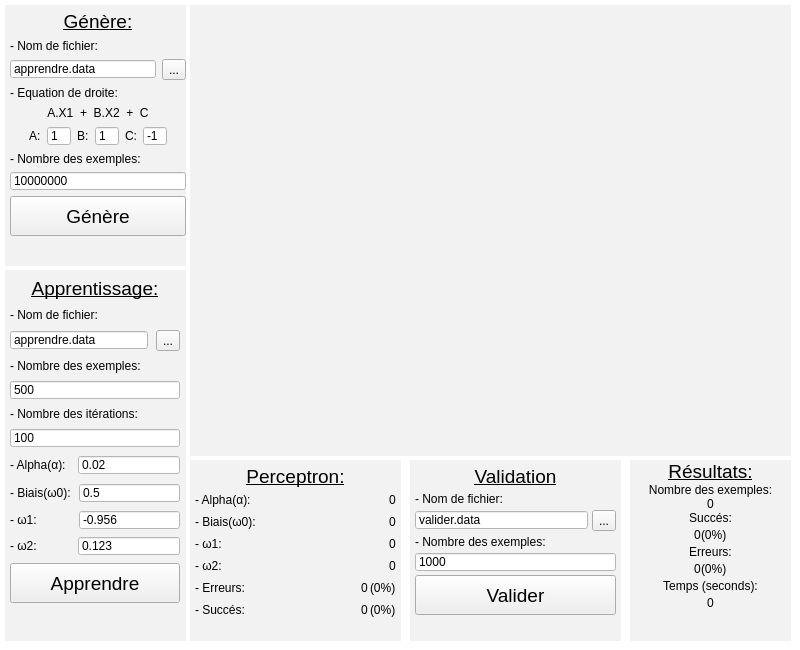
<?xml version="1.0" encoding="UTF-8"?>
<ui version="4.0">
 <class>MainWindow</class>
 <widget class="QMainWindow" name="MainWindow">
  <property name="windowModality">
   <enum>Qt::NonModal</enum>
  </property>
  <property name="geometry">
   <rect>
    <x>0</x>
    <y>0</y>
    <width>800</width>
    <height>650</height>
   </rect>
  </property>
  <property name="windowTitle">
   <string>MainWindow</string>
  </property>
  <property name="styleSheet">
   <string notr="true">QMainWindow {
	background-color: white;
	font-family: Arial;
}

QFrame {
	background-color:  #f2f2f2;
	border: 0;
}

QLabel {
	color: black;
}

QLineEdit {
	background-color: white;
}

QLineEdit {
	padding: 0px 1px 0px 1px;
}
</string>
  </property>
  <widget class="QWidget" name="centralwidget">
   <widget class="QFrame" name="frame">
    <property name="geometry">
     <rect>
      <x>5</x>
      <y>5</y>
      <width>181</width>
      <height>261</height>
     </rect>
    </property>
    <property name="frameShape">
     <enum>QFrame::StyledPanel</enum>
    </property>
    <property name="frameShadow">
     <enum>QFrame::Raised</enum>
    </property>
    <widget class="QWidget" name="verticalLayoutWidget">
     <property name="geometry">
      <rect>
       <x>0</x>
       <y>0</y>
       <width>187</width>
       <height>314</height>
      </rect>
     </property>
     <layout class="QVBoxLayout" name="verticalLayout">
      <property name="leftMargin">
       <number>5</number>
      </property>
      <property name="topMargin">
       <number>5</number>
      </property>
      <property name="rightMargin">
       <number>6</number>
      </property>
      <item>
       <widget class="QLabel" name="label">
        <property name="font">
         <font>
          <pointsize>14</pointsize>
          <underline>true</underline>
         </font>
        </property>
        <property name="text">
         <string>Génère:</string>
        </property>
        <property name="alignment">
         <set>Qt::AlignCenter</set>
        </property>
       </widget>
      </item>
      <item>
       <widget class="QLabel" name="label_2">
        <property name="text">
         <string>- Nom de fichier:</string>
        </property>
       </widget>
      </item>
      <item>
       <layout class="QHBoxLayout" name="horizontalLayout">
        <item>
         <widget class="QLineEdit" name="genere_fichier">
          <property name="text">
           <string>apprendre.data</string>
          </property>
         </widget>
        </item>
        <item>
         <widget class="QToolButton" name="genereFichierButton">
          <property name="text">
           <string>...</string>
          </property>
         </widget>
        </item>
       </layout>
      </item>
      <item>
       <widget class="QLabel" name="label_3">
        <property name="text">
         <string>- Equation de droite:</string>
        </property>
       </widget>
      </item>
      <item>
       <widget class="QLabel" name="label_4">
        <property name="text">
         <string>A.X1  +  B.X2  +  C</string>
        </property>
        <property name="alignment">
         <set>Qt::AlignCenter</set>
        </property>
       </widget>
      </item>
      <item>
       <layout class="QHBoxLayout" name="horizontalLayout_2">
        <property name="spacing">
         <number>6</number>
        </property>
        <item>
         <spacer name="horizontalSpacer_2">
          <property name="orientation">
           <enum>Qt::Horizontal</enum>
          </property>
          <property name="sizeHint" stdset="0">
           <size>
            <width>40</width>
            <height>20</height>
           </size>
          </property>
         </spacer>
        </item>
        <item>
         <widget class="QLabel" name="label_5">
          <property name="maximumSize">
           <size>
            <width>12</width>
            <height>16777215</height>
           </size>
          </property>
          <property name="text">
           <string>A:</string>
          </property>
         </widget>
        </item>
        <item>
         <widget class="QLineEdit" name="genere_a">
          <property name="maximumSize">
           <size>
            <width>32</width>
            <height>16777215</height>
           </size>
          </property>
          <property name="text">
           <string>1</string>
          </property>
         </widget>
        </item>
        <item>
         <widget class="QLabel" name="label_6">
          <property name="sizePolicy">
           <sizepolicy hsizetype="Preferred" vsizetype="Preferred">
            <horstretch>0</horstretch>
            <verstretch>0</verstretch>
           </sizepolicy>
          </property>
          <property name="maximumSize">
           <size>
            <width>20</width>
            <height>16777215</height>
           </size>
          </property>
          <property name="text">
           <string>B:</string>
          </property>
         </widget>
        </item>
        <item>
         <widget class="QLineEdit" name="genere_b">
          <property name="maximumSize">
           <size>
            <width>32</width>
            <height>16777215</height>
           </size>
          </property>
          <property name="text">
           <string>1</string>
          </property>
         </widget>
        </item>
        <item>
         <widget class="QLabel" name="label_7">
          <property name="maximumSize">
           <size>
            <width>20</width>
            <height>16777215</height>
           </size>
          </property>
          <property name="text">
           <string>C:</string>
          </property>
         </widget>
        </item>
        <item>
         <widget class="QLineEdit" name="genere_c">
          <property name="maximumSize">
           <size>
            <width>32</width>
            <height>16777215</height>
           </size>
          </property>
          <property name="text">
           <string>-1</string>
          </property>
         </widget>
        </item>
        <item>
         <spacer name="horizontalSpacer">
          <property name="orientation">
           <enum>Qt::Horizontal</enum>
          </property>
          <property name="sizeHint" stdset="0">
           <size>
            <width>40</width>
            <height>20</height>
           </size>
          </property>
         </spacer>
        </item>
       </layout>
      </item>
      <item>
       <widget class="QLabel" name="label_8">
        <property name="text">
         <string>- Nombre des exemples:</string>
        </property>
       </widget>
      </item>
      <item>
       <widget class="QLineEdit" name="genere_nombre_exemple">
        <property name="inputMask">
         <string/>
        </property>
        <property name="text">
         <string>10000000</string>
        </property>
        <property name="maxLength">
         <number>8</number>
        </property>
       </widget>
      </item>
      <item>
       <widget class="QPushButton" name="genereButton">
        <property name="minimumSize">
         <size>
          <width>0</width>
          <height>40</height>
         </size>
        </property>
        <property name="font">
         <font>
          <pointsize>14</pointsize>
         </font>
        </property>
        <property name="text">
         <string>Génère</string>
        </property>
        <property name="flat">
         <bool>false</bool>
        </property>
       </widget>
      </item>
      <item>
       <spacer name="verticalSpacer">
        <property name="orientation">
         <enum>Qt::Vertical</enum>
        </property>
        <property name="sizeHint" stdset="0">
         <size>
          <width>20</width>
          <height>40</height>
         </size>
        </property>
       </spacer>
      </item>
     </layout>
    </widget>
   </widget>
   <widget class="QFrame" name="frame_2">
    <property name="geometry">
     <rect>
      <x>5</x>
      <y>270</y>
      <width>181</width>
      <height>371</height>
     </rect>
    </property>
    <property name="frameShape">
     <enum>QFrame::StyledPanel</enum>
    </property>
    <property name="frameShadow">
     <enum>QFrame::Raised</enum>
    </property>
    <widget class="QWidget" name="verticalLayoutWidget_2">
     <property name="geometry">
      <rect>
       <x>0</x>
       <y>0</y>
       <width>181</width>
       <height>496</height>
      </rect>
     </property>
     <layout class="QVBoxLayout" name="verticalLayout_3">
      <property name="spacing">
       <number>8</number>
      </property>
      <property name="leftMargin">
       <number>5</number>
      </property>
      <property name="topMargin">
       <number>7</number>
      </property>
      <property name="rightMargin">
       <number>6</number>
      </property>
      <item>
       <widget class="QLabel" name="label_17">
        <property name="font">
         <font>
          <pointsize>14</pointsize>
          <underline>true</underline>
         </font>
        </property>
        <property name="text">
         <string>Apprentissage:</string>
        </property>
        <property name="alignment">
         <set>Qt::AlignCenter</set>
        </property>
       </widget>
      </item>
      <item>
       <widget class="QLabel" name="label_18">
        <property name="text">
         <string>- Nom de fichier:</string>
        </property>
       </widget>
      </item>
      <item>
       <layout class="QHBoxLayout" name="horizontalLayout_5">
        <item>
         <widget class="QLineEdit" name="apprendre_fichier">
          <property name="text">
           <string>apprendre.data</string>
          </property>
         </widget>
        </item>
        <item>
         <widget class="QToolButton" name="apprendreFichierButton">
          <property name="text">
           <string>...</string>
          </property>
         </widget>
        </item>
       </layout>
      </item>
      <item>
       <widget class="QLabel" name="label_24">
        <property name="text">
         <string>- Nombre des exemples:</string>
        </property>
       </widget>
      </item>
      <item>
       <widget class="QLineEdit" name="apprendre_nombre_exemple">
        <property name="inputMask">
         <string/>
        </property>
        <property name="text">
         <string>500</string>
        </property>
        <property name="maxLength">
         <number>8</number>
        </property>
       </widget>
      </item>
      <item>
       <widget class="QLabel" name="label_25">
        <property name="text">
         <string>- Nombre des itérations:</string>
        </property>
       </widget>
      </item>
      <item>
       <widget class="QLineEdit" name="apprendre_nombre_iteration">
        <property name="inputMask">
         <string/>
        </property>
        <property name="text">
         <string>100</string>
        </property>
        <property name="maxLength">
         <number>8</number>
        </property>
       </widget>
      </item>
      <item>
       <layout class="QHBoxLayout" name="horizontalLayout_6">
        <property name="spacing">
         <number>6</number>
        </property>
        <item>
         <widget class="QLabel" name="label_19">
          <property name="maximumSize">
           <size>
            <width>56</width>
            <height>16777215</height>
           </size>
          </property>
          <property name="text">
           <string>- Alpha(α):</string>
          </property>
         </widget>
        </item>
        <item>
         <spacer name="horizontalSpacer_5">
          <property name="orientation">
           <enum>Qt::Horizontal</enum>
          </property>
          <property name="sizeType">
           <enum>QSizePolicy::Expanding</enum>
          </property>
          <property name="sizeHint" stdset="0">
           <size>
            <width>15</width>
            <height>20</height>
           </size>
          </property>
         </spacer>
        </item>
        <item>
         <widget class="QLineEdit" name="apprendreAlpha">
          <property name="maximumSize">
           <size>
            <width>119</width>
            <height>16777215</height>
           </size>
          </property>
          <property name="text">
           <string>0.02</string>
          </property>
         </widget>
        </item>
       </layout>
      </item>
      <item>
       <layout class="QHBoxLayout" name="horizontalLayout_7">
        <property name="spacing">
         <number>6</number>
        </property>
        <item>
         <widget class="QLabel" name="label_20">
          <property name="maximumSize">
           <size>
            <width>60</width>
            <height>16777215</height>
           </size>
          </property>
          <property name="text">
           <string>- Biais(ω0):</string>
          </property>
         </widget>
        </item>
        <item>
         <spacer name="horizontalSpacer_6">
          <property name="orientation">
           <enum>Qt::Horizontal</enum>
          </property>
          <property name="sizeHint" stdset="0">
           <size>
            <width>13</width>
            <height>20</height>
           </size>
          </property>
         </spacer>
        </item>
        <item>
         <widget class="QLineEdit" name="apprendre_biais">
          <property name="maximumSize">
           <size>
            <width>123</width>
            <height>16777215</height>
           </size>
          </property>
          <property name="text">
           <string>0.5</string>
          </property>
         </widget>
        </item>
       </layout>
      </item>
      <item>
       <layout class="QHBoxLayout" name="horizontalLayout_8">
        <property name="spacing">
         <number>6</number>
        </property>
        <item>
         <widget class="QLabel" name="label_21">
          <property name="maximumSize">
           <size>
            <width>60</width>
            <height>16777215</height>
           </size>
          </property>
          <property name="text">
           <string>- ω1:</string>
          </property>
         </widget>
        </item>
        <item>
         <spacer name="horizontalSpacer_8">
          <property name="orientation">
           <enum>Qt::Horizontal</enum>
          </property>
          <property name="sizeHint" stdset="0">
           <size>
            <width>45</width>
            <height>0</height>
           </size>
          </property>
         </spacer>
        </item>
        <item>
         <widget class="QLineEdit" name="apprendre_w1">
          <property name="maximumSize">
           <size>
            <width>123</width>
            <height>16777215</height>
           </size>
          </property>
          <property name="text">
           <string>-0.956</string>
          </property>
         </widget>
        </item>
       </layout>
      </item>
      <item>
       <layout class="QHBoxLayout" name="horizontalLayout_9">
        <property name="spacing">
         <number>6</number>
        </property>
        <item>
         <widget class="QLabel" name="label_22">
          <property name="maximumSize">
           <size>
            <width>60</width>
            <height>16777215</height>
           </size>
          </property>
          <property name="text">
           <string>- ω2:</string>
          </property>
         </widget>
        </item>
        <item>
         <spacer name="horizontalSpacer_9">
          <property name="orientation">
           <enum>Qt::Horizontal</enum>
          </property>
          <property name="sizeHint" stdset="0">
           <size>
            <width>44</width>
            <height>0</height>
           </size>
          </property>
         </spacer>
        </item>
        <item>
         <widget class="QLineEdit" name="apprendre_w2">
          <property name="maximumSize">
           <size>
            <width>119</width>
            <height>16777215</height>
           </size>
          </property>
          <property name="text">
           <string>0.123</string>
          </property>
         </widget>
        </item>
       </layout>
      </item>
      <item>
       <widget class="QPushButton" name="apprendreButton">
        <property name="minimumSize">
         <size>
          <width>0</width>
          <height>40</height>
         </size>
        </property>
        <property name="font">
         <font>
          <pointsize>14</pointsize>
         </font>
        </property>
        <property name="text">
         <string>Apprendre</string>
        </property>
        <property name="flat">
         <bool>false</bool>
        </property>
       </widget>
      </item>
      <item>
       <spacer name="verticalSpacer_3">
        <property name="orientation">
         <enum>Qt::Vertical</enum>
        </property>
        <property name="sizeHint" stdset="0">
         <size>
          <width>20</width>
          <height>0</height>
         </size>
        </property>
       </spacer>
      </item>
     </layout>
    </widget>
   </widget>
   <widget class="QFrame" name="frame_3">
    <property name="geometry">
     <rect>
      <x>190</x>
      <y>460</y>
      <width>211</width>
      <height>181</height>
     </rect>
    </property>
    <property name="frameShape">
     <enum>QFrame::StyledPanel</enum>
    </property>
    <property name="frameShadow">
     <enum>QFrame::Raised</enum>
    </property>
    <widget class="QWidget" name="verticalLayoutWidget_3">
     <property name="geometry">
      <rect>
       <x>0</x>
       <y>0</y>
       <width>211</width>
       <height>181</height>
      </rect>
     </property>
     <layout class="QVBoxLayout" name="verticalLayout_4">
      <property name="spacing">
       <number>2</number>
      </property>
      <property name="leftMargin">
       <number>5</number>
      </property>
      <property name="topMargin">
       <number>5</number>
      </property>
      <property name="rightMargin">
       <number>5</number>
      </property>
      <item>
       <widget class="QLabel" name="label_23">
        <property name="font">
         <font>
          <pointsize>14</pointsize>
          <underline>true</underline>
         </font>
        </property>
        <property name="text">
         <string>Perceptron:</string>
        </property>
        <property name="alignment">
         <set>Qt::AlignCenter</set>
        </property>
       </widget>
      </item>
      <item>
       <layout class="QHBoxLayout" name="horizontalLayout_10">
        <item>
         <widget class="QLabel" name="label_26">
          <property name="text">
           <string>- Alpha(α):</string>
          </property>
         </widget>
        </item>
        <item>
         <spacer name="horizontalSpacer_7">
          <property name="orientation">
           <enum>Qt::Horizontal</enum>
          </property>
          <property name="sizeHint" stdset="0">
           <size>
            <width>40</width>
            <height>20</height>
           </size>
          </property>
         </spacer>
        </item>
        <item>
         <widget class="QLabel" name="perceptron_alpha">
          <property name="text">
           <string>0</string>
          </property>
         </widget>
        </item>
       </layout>
      </item>
      <item>
       <layout class="QHBoxLayout" name="horizontalLayout_11">
        <item>
         <widget class="QLabel" name="label_28">
          <property name="text">
           <string>- Biais(ω0):</string>
          </property>
         </widget>
        </item>
        <item>
         <spacer name="horizontalSpacer_10">
          <property name="orientation">
           <enum>Qt::Horizontal</enum>
          </property>
          <property name="sizeHint" stdset="0">
           <size>
            <width>40</width>
            <height>20</height>
           </size>
          </property>
         </spacer>
        </item>
        <item>
         <widget class="QLabel" name="perceptron_biais">
          <property name="text">
           <string>0</string>
          </property>
         </widget>
        </item>
       </layout>
      </item>
      <item>
       <layout class="QHBoxLayout" name="horizontalLayout_12">
        <item>
         <widget class="QLabel" name="label_30">
          <property name="text">
           <string>- ω1:</string>
          </property>
         </widget>
        </item>
        <item>
         <spacer name="horizontalSpacer_11">
          <property name="orientation">
           <enum>Qt::Horizontal</enum>
          </property>
          <property name="sizeHint" stdset="0">
           <size>
            <width>40</width>
            <height>20</height>
           </size>
          </property>
         </spacer>
        </item>
        <item>
         <widget class="QLabel" name="perceptron_w1">
          <property name="text">
           <string>0</string>
          </property>
         </widget>
        </item>
       </layout>
      </item>
      <item>
       <layout class="QHBoxLayout" name="horizontalLayout_13">
        <item>
         <widget class="QLabel" name="label_32">
          <property name="text">
           <string>- ω2:</string>
          </property>
         </widget>
        </item>
        <item>
         <spacer name="horizontalSpacer_12">
          <property name="orientation">
           <enum>Qt::Horizontal</enum>
          </property>
          <property name="sizeHint" stdset="0">
           <size>
            <width>40</width>
            <height>20</height>
           </size>
          </property>
         </spacer>
        </item>
        <item>
         <widget class="QLabel" name="perceptron_w2">
          <property name="text">
           <string>0</string>
          </property>
         </widget>
        </item>
       </layout>
      </item>
      <item>
       <layout class="QHBoxLayout" name="horizontalLayout_14">
        <item>
         <widget class="QLabel" name="label_34">
          <property name="text">
           <string>- Erreurs:</string>
          </property>
         </widget>
        </item>
        <item>
         <spacer name="horizontalSpacer_13">
          <property name="orientation">
           <enum>Qt::Horizontal</enum>
          </property>
          <property name="sizeHint" stdset="0">
           <size>
            <width>40</width>
            <height>20</height>
           </size>
          </property>
         </spacer>
        </item>
        <item>
         <widget class="QLabel" name="perceptron_erreurs">
          <property name="text">
           <string>0</string>
          </property>
         </widget>
        </item>
        <item>
         <widget class="QLabel" name="perceptron_erreurs_percentage">
          <property name="text">
           <string>(0%)</string>
          </property>
         </widget>
        </item>
       </layout>
      </item>
      <item>
       <layout class="QHBoxLayout" name="horizontalLayout_15">
        <item>
         <widget class="QLabel" name="label_37">
          <property name="text">
           <string>- Succés:</string>
          </property>
         </widget>
        </item>
        <item>
         <spacer name="horizontalSpacer_15">
          <property name="orientation">
           <enum>Qt::Horizontal</enum>
          </property>
          <property name="sizeHint" stdset="0">
           <size>
            <width>40</width>
            <height>20</height>
           </size>
          </property>
         </spacer>
        </item>
        <item>
         <widget class="QLabel" name="perceptron_succes">
          <property name="text">
           <string>0</string>
          </property>
         </widget>
        </item>
        <item>
         <widget class="QLabel" name="perceptron_succes_percentage">
          <property name="text">
           <string>(0%)</string>
          </property>
         </widget>
        </item>
       </layout>
      </item>
      <item>
       <spacer name="verticalSpacer_4">
        <property name="orientation">
         <enum>Qt::Vertical</enum>
        </property>
        <property name="sizeHint" stdset="0">
         <size>
          <width>20</width>
          <height>40</height>
         </size>
        </property>
       </spacer>
      </item>
     </layout>
    </widget>
   </widget>
   <widget class="QFrame" name="frame_4">
    <property name="geometry">
     <rect>
      <x>410</x>
      <y>460</y>
      <width>211</width>
      <height>181</height>
     </rect>
    </property>
    <property name="frameShape">
     <enum>QFrame::StyledPanel</enum>
    </property>
    <property name="frameShadow">
     <enum>QFrame::Raised</enum>
    </property>
    <widget class="QWidget" name="verticalLayoutWidget_4">
     <property name="geometry">
      <rect>
       <x>0</x>
       <y>0</y>
       <width>211</width>
       <height>210</height>
      </rect>
     </property>
     <layout class="QVBoxLayout" name="verticalLayout_5">
      <property name="spacing">
       <number>4</number>
      </property>
      <property name="leftMargin">
       <number>5</number>
      </property>
      <property name="topMargin">
       <number>5</number>
      </property>
      <property name="rightMargin">
       <number>5</number>
      </property>
      <item>
       <widget class="QLabel" name="label_40">
        <property name="font">
         <font>
          <pointsize>14</pointsize>
          <underline>true</underline>
         </font>
        </property>
        <property name="text">
         <string>Validation</string>
        </property>
        <property name="alignment">
         <set>Qt::AlignCenter</set>
        </property>
       </widget>
      </item>
      <item>
       <widget class="QLabel" name="label_9">
        <property name="text">
         <string>- Nom de fichier:</string>
        </property>
       </widget>
      </item>
      <item>
       <layout class="QHBoxLayout" name="horizontalLayout_3">
        <item>
         <widget class="QLineEdit" name="validation_fichier">
          <property name="text">
           <string>valider.data</string>
          </property>
         </widget>
        </item>
        <item>
         <widget class="QToolButton" name="validationFichierButton">
          <property name="text">
           <string>...</string>
          </property>
         </widget>
        </item>
       </layout>
      </item>
      <item>
       <widget class="QLabel" name="label_41">
        <property name="text">
         <string>- Nombre des exemples:</string>
        </property>
       </widget>
      </item>
      <item>
       <widget class="QLineEdit" name="validation_nombre_exemple">
        <property name="inputMask">
         <string/>
        </property>
        <property name="text">
         <string>1000</string>
        </property>
        <property name="maxLength">
         <number>8</number>
        </property>
       </widget>
      </item>
      <item>
       <widget class="QPushButton" name="validationButton">
        <property name="minimumSize">
         <size>
          <width>0</width>
          <height>40</height>
         </size>
        </property>
        <property name="font">
         <font>
          <pointsize>14</pointsize>
         </font>
        </property>
        <property name="text">
         <string>Valider</string>
        </property>
        <property name="flat">
         <bool>false</bool>
        </property>
       </widget>
      </item>
      <item>
       <spacer name="verticalSpacer_5">
        <property name="orientation">
         <enum>Qt::Vertical</enum>
        </property>
        <property name="sizeHint" stdset="0">
         <size>
          <width>20</width>
          <height>40</height>
         </size>
        </property>
       </spacer>
      </item>
     </layout>
    </widget>
   </widget>
   <widget class="QFrame" name="frame_5">
    <property name="geometry">
     <rect>
      <x>630</x>
      <y>460</y>
      <width>161</width>
      <height>181</height>
     </rect>
    </property>
    <property name="frameShape">
     <enum>QFrame::StyledPanel</enum>
    </property>
    <property name="frameShadow">
     <enum>QFrame::Raised</enum>
    </property>
    <widget class="QWidget" name="verticalLayoutWidget_5">
     <property name="geometry">
      <rect>
       <x>0</x>
       <y>0</y>
       <width>161</width>
       <height>201</height>
      </rect>
     </property>
     <layout class="QVBoxLayout" name="verticalLayout_6">
      <property name="spacing">
       <number>0</number>
      </property>
      <property name="leftMargin">
       <number>5</number>
      </property>
      <property name="topMargin">
       <number>0</number>
      </property>
      <property name="rightMargin">
       <number>5</number>
      </property>
      <item>
       <widget class="QLabel" name="label_42">
        <property name="font">
         <font>
          <pointsize>14</pointsize>
          <underline>true</underline>
         </font>
        </property>
        <property name="text">
         <string>Résultats:</string>
        </property>
        <property name="alignment">
         <set>Qt::AlignCenter</set>
        </property>
       </widget>
      </item>
      <item>
       <widget class="QLabel" name="label_10">
        <property name="text">
         <string>Nombre des exemples:</string>
        </property>
        <property name="alignment">
         <set>Qt::AlignCenter</set>
        </property>
       </widget>
      </item>
      <item>
       <widget class="QLabel" name="resultats_nombre_exemple">
        <property name="text">
         <string>0</string>
        </property>
        <property name="alignment">
         <set>Qt::AlignCenter</set>
        </property>
       </widget>
      </item>
      <item>
       <widget class="QLabel" name="label_12">
        <property name="text">
         <string>Succés:</string>
        </property>
        <property name="alignment">
         <set>Qt::AlignCenter</set>
        </property>
       </widget>
      </item>
      <item>
       <layout class="QHBoxLayout" name="horizontalLayout_4">
        <item>
         <spacer name="horizontalSpacer_3">
          <property name="orientation">
           <enum>Qt::Horizontal</enum>
          </property>
          <property name="sizeHint" stdset="0">
           <size>
            <width>40</width>
            <height>20</height>
           </size>
          </property>
         </spacer>
        </item>
        <item>
         <widget class="QLabel" name="resultats_succes">
          <property name="text">
           <string>0</string>
          </property>
         </widget>
        </item>
        <item>
         <widget class="QLabel" name="resultats_succes_percentage">
          <property name="text">
           <string>(0%)</string>
          </property>
         </widget>
        </item>
        <item>
         <spacer name="horizontalSpacer_4">
          <property name="orientation">
           <enum>Qt::Horizontal</enum>
          </property>
          <property name="sizeHint" stdset="0">
           <size>
            <width>40</width>
            <height>20</height>
           </size>
          </property>
         </spacer>
        </item>
       </layout>
      </item>
      <item>
       <widget class="QLabel" name="label_14">
        <property name="text">
         <string>Erreurs:</string>
        </property>
        <property name="alignment">
         <set>Qt::AlignCenter</set>
        </property>
       </widget>
      </item>
      <item>
       <layout class="QHBoxLayout" name="horizontalLayout_16">
        <item>
         <spacer name="horizontalSpacer_14">
          <property name="orientation">
           <enum>Qt::Horizontal</enum>
          </property>
          <property name="sizeHint" stdset="0">
           <size>
            <width>40</width>
            <height>20</height>
           </size>
          </property>
         </spacer>
        </item>
        <item>
         <widget class="QLabel" name="resultats_erreurs">
          <property name="text">
           <string>0</string>
          </property>
         </widget>
        </item>
        <item>
         <widget class="QLabel" name="resultats_erreurs_percentage">
          <property name="text">
           <string>(0%)</string>
          </property>
         </widget>
        </item>
        <item>
         <spacer name="horizontalSpacer_16">
          <property name="orientation">
           <enum>Qt::Horizontal</enum>
          </property>
          <property name="sizeHint" stdset="0">
           <size>
            <width>40</width>
            <height>20</height>
           </size>
          </property>
         </spacer>
        </item>
       </layout>
      </item>
      <item>
       <widget class="QLabel" name="label_15">
        <property name="text">
         <string>Temps (seconds):</string>
        </property>
        <property name="alignment">
         <set>Qt::AlignCenter</set>
        </property>
       </widget>
      </item>
      <item>
       <layout class="QHBoxLayout" name="horizontalLayout_17">
        <item>
         <spacer name="horizontalSpacer_17">
          <property name="orientation">
           <enum>Qt::Horizontal</enum>
          </property>
          <property name="sizeHint" stdset="0">
           <size>
            <width>40</width>
            <height>20</height>
           </size>
          </property>
         </spacer>
        </item>
        <item>
         <widget class="QLabel" name="resultats_temps">
          <property name="text">
           <string>0</string>
          </property>
         </widget>
        </item>
        <item>
         <spacer name="horizontalSpacer_18">
          <property name="orientation">
           <enum>Qt::Horizontal</enum>
          </property>
          <property name="sizeHint" stdset="0">
           <size>
            <width>40</width>
            <height>20</height>
           </size>
          </property>
         </spacer>
        </item>
       </layout>
      </item>
      <item>
       <spacer name="verticalSpacer_6">
        <property name="orientation">
         <enum>Qt::Vertical</enum>
        </property>
        <property name="sizeHint" stdset="0">
         <size>
          <width>20</width>
          <height>40</height>
         </size>
        </property>
       </spacer>
      </item>
     </layout>
    </widget>
   </widget>
   <widget class="QChartView" name="graphicsView">
    <property name="geometry">
     <rect>
      <x>190</x>
      <y>5</y>
      <width>601</width>
      <height>451</height>
     </rect>
    </property>
   </widget>
  </widget>
 </widget>
 <customwidgets>
  <customwidget>
   <class>QChartView</class>
   <extends>QGraphicsView</extends>
   <header>QtCharts</header>
  </customwidget>
 </customwidgets>
 <resources/>
 <connections/>
</ui>
